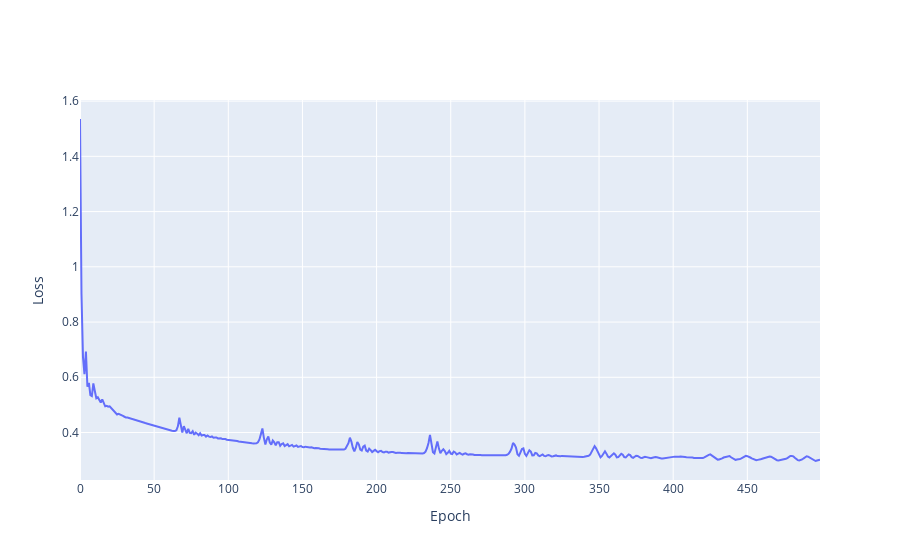

The notebook cell this image was saved under:
### Code cell
import plotly.graph_objects as go

fig = go.Figure()
fig.add_scatter(x=list(range(epochs)), y=list(map(lambda x: x.item(), final_losses)))
fig.update_layout(xaxis_title='Epoch', yaxis_title='Loss')

### Figure 1 — Plotly figure (JSON) as saved in the notebook; plotly's stock layout.template omitted (floating-point values rounded to 4 significant figures; data arrays with more than 128 entries replaced by an {"elided": "..."} marker saying what was removed)
{"data": [{"type": "scatter", "x": {"elided": "500 int values"}, "y": {"elided": "500 float values"}}], "layout": {"xaxis": {"title": {"text": "Epoch"}}, "yaxis": {"title": {"text": "Loss"}}}}
